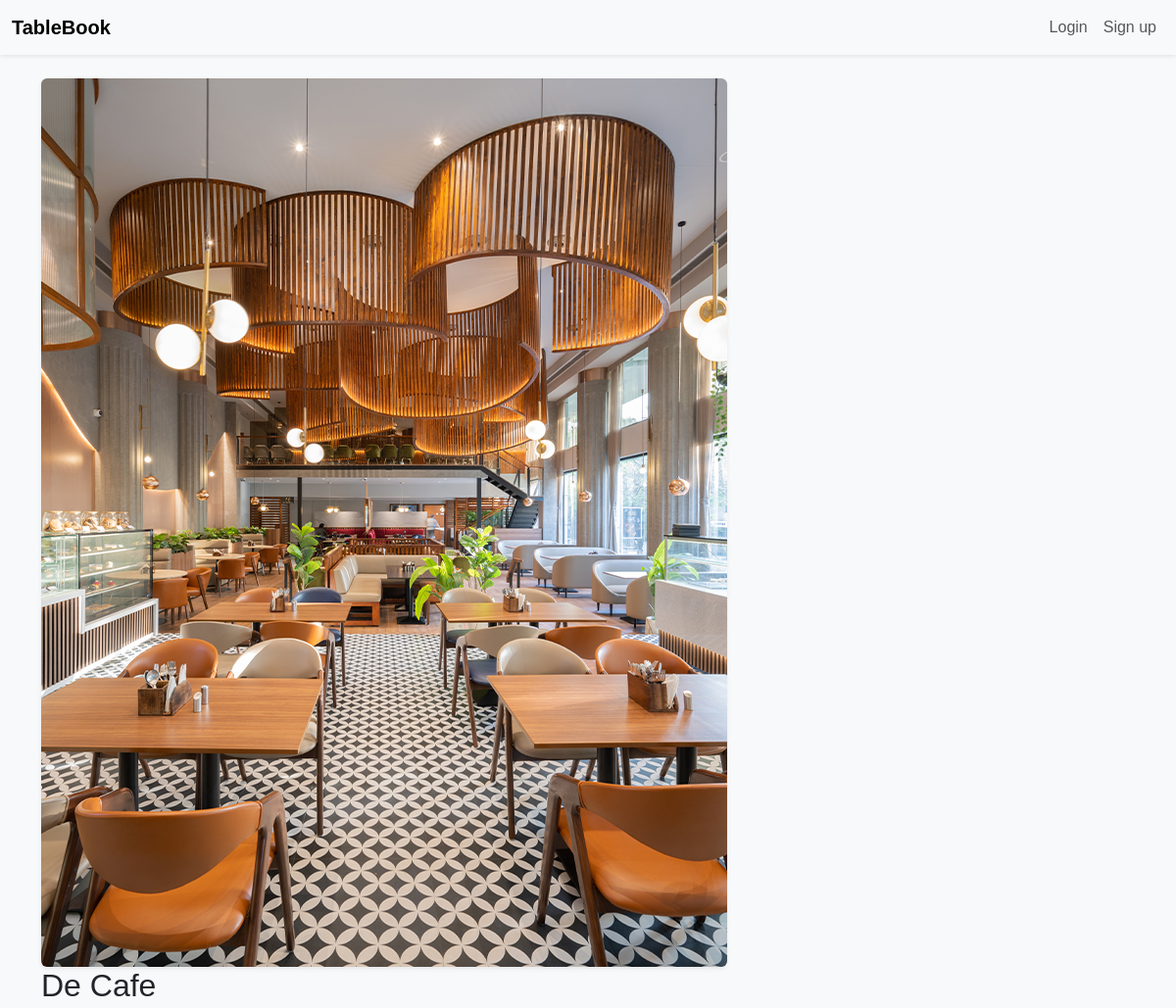
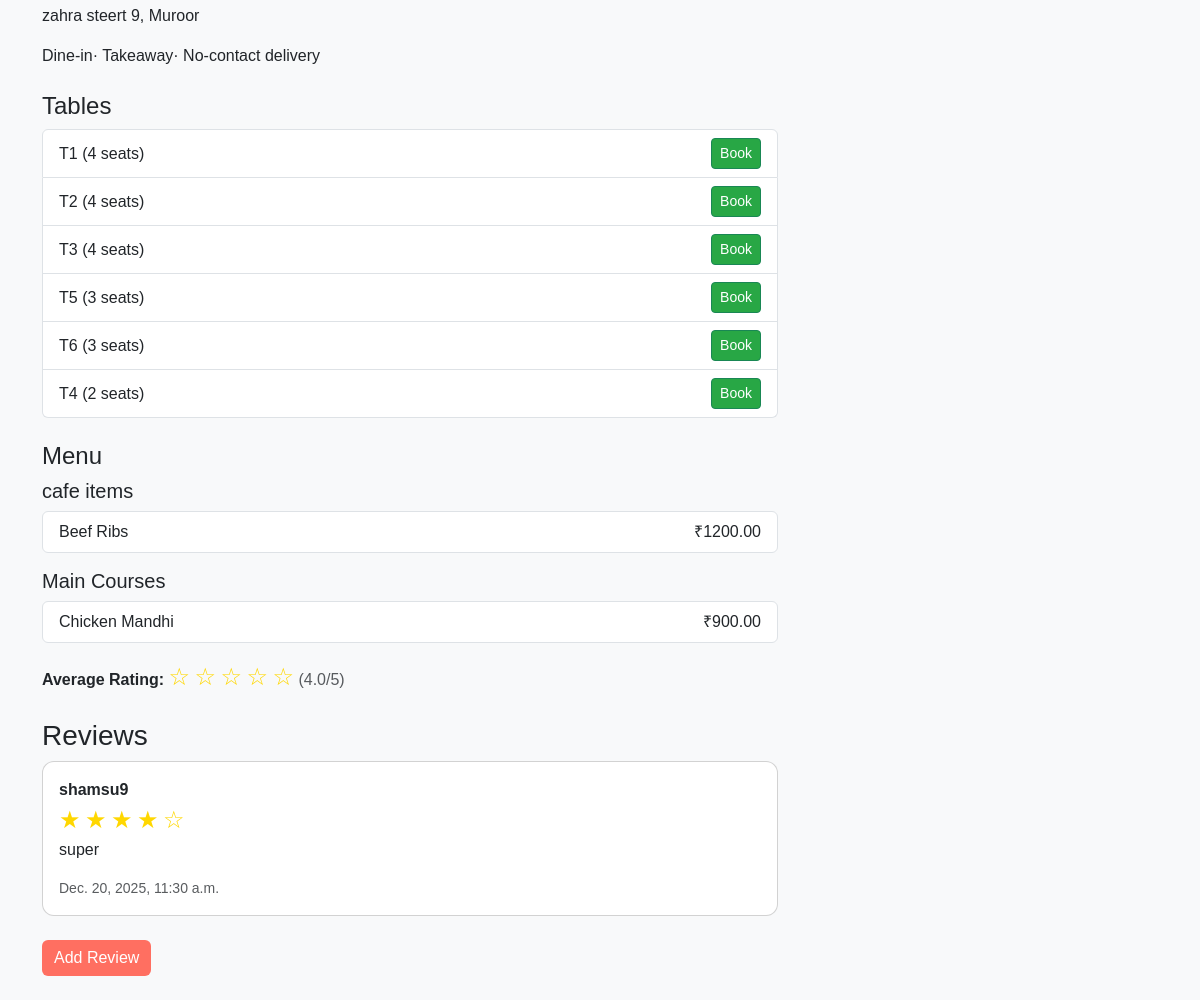
Page /restaurants/1/ on the committed database (2 pictures, top to bottom).
### restaurants/models.py (models this page shows, shortened)
class Restaurant(models.Model):
    name = models.CharField(max_length=120)
    address = models.CharField(max_length=255)
    city = models.CharField(max_length=80)
    description = models.TextField(blank=True)
    image = models.ImageField(upload_to='restaurants/', blank=True, null=True)
    opening_time = models.TimeField()
    closing_time = models.TimeField()
    def average_rating(self):
        reviews = self.reviews.all()
        if reviews.exists():
            return sum(r.rating for r in reviews) / reviews.count()
        return 0

class Table(models.Model):
    restaurant = models.ForeignKey(Restaurant, on_delete=models.CASCADE, related_name='tables')
    name = models.CharField(max_length=50)  # e.g., T1, Window-2
    capacity = models.PositiveIntegerField()

class MenuCategory(models.Model):
    restaurant = models.ForeignKey(Restaurant, on_delete=models.CASCADE, related_name='categories')
    name = models.CharField(max_length=50)

class MenuItem(models.Model):
    category = models.ForeignKey(MenuCategory, on_delete=models.CASCADE, related_name='items')
    name = models.CharField(max_length=120)
    price = models.DecimalField(max_digits=8, decimal_places=2)
    description = models.TextField(blank=True)

class Review(models.Model):
    restaurant = models.ForeignKey(Restaurant, on_delete=models.CASCADE, related_name='reviews')
    user = models.ForeignKey(settings.AUTH_USER_MODEL, on_delete=models.CASCADE)
    rating = models.PositiveIntegerField(default=1)  # 1–5
    comment = models.TextField(blank=True)
    created_at = models.DateTimeField(auto_now_add=True)
    class Meta:
        ordering = ['-created_at']

### restaurants/views.py (the view)
# urls.py: path('<int:pk>/', views.restaurant_detail, name='restaurant_detail'),
def restaurant_detail(request, pk):
    restaurant = get_object_or_404(
        Restaurant.objects.prefetch_related('tables', 'categories__items', 'reviews'),
        pk=pk
    )
    return render(request, 'restaurants/restaurant_detail.html', {'restaurant': restaurant})

### restaurants/templates/restaurants/restaurant_detail.html (shortened to what this page needs)
{% extends 'base.html' %}
{% load static %}
{% block content %}
<div class="row">
  <div class="col-12 col-lg-8">
    {% if restaurant.image %}
        <img src="{{ restaurant.image.url }}" class="img-fluid rounded shadow-sm" alt="{{ restaurant.name }}">
      {% else %}
        <img src="{% static 'images/sample.jpg' %}" class="img-fluid rounded shadow-sm" alt="{{ restaurant.name }}">
    {% endif %}
    <h2>{{ restaurant.name }}</h2>
    <p>{{ restaurant.address }}, {{ restaurant.city }}</p>
    <p>{{ restaurant.description }}</p>
   <h4 class="mt-4">Tables</h4>
<ul class="list-group mb-3">
  {% for t in restaurant.tables.all %}
    <li class="list-group-item d-flex justify-content-between align-items-center">
      {{ t.name }} ({{ t.capacity }} seats)
      <a href="{% url 'booking_create' restaurant.pk t.pk %}" class="btn btn-sm btn-success">
        Book
      </a>
    </li>
  {% endfor %}
</ul>
    <h4 class="mt-4">Menu</h4>
    {% for c in restaurant.categories.all %}
      <h5>{{ c.name }}</h5>
      <ul class="list-group mb-3">
        {% for item in c.items.all %}
          <li class="list-group-item d-flex justify-content-between">
            <span>{{ item.name }}</span>
            <span>₹{{ item.price }}</span>
          </li>
        {% endfor %}
      </ul>
    {% endfor %}
<div class="mb-3">
  <strong>Average Rating:</strong>
  <span class="stars">
    {% with avg=restaurant.average_rating %}
      {% for i in "12345" %}
        {% if forloop.counter <= avg|floatformat:0 %}
          <span class="star">&#9733;</span>
        {% else %}
          <span class="star">&#9734;</span>
        {% endif %}
      {% endfor %}
      <span class="text-muted">({{ avg|floatformat:1 }}/5)</span>
    {% endwith %}
  </span>
</div>
<h3 class="mt-4">Reviews</h3>
{% for review in restaurant.reviews.all %}
  <div class="card mb-2 p-3">
    <strong>{{ review.user.username }}</strong>
    <div class="rating">
      {% for i in "12345" %}
        {% if forloop.counter <= review.rating %}
          <span class="star">&#9733;</span>
        {% else %}
          <span class="star">&#9734;</span>
        {% endif %}
      {% endfor %}
    </div>
    <p>{{ review.comment }}</p>
    <small class="text-muted">{{ review.created_at }}</small>
  </div>
{% empty %}
  <p>No reviews yet. Be the first!</p>
{% endfor %}
<a href="{% url 'restaurants:add_review' restaurant.id %}" class="btn btn-primary mt-3">Add Review</a>
{% endblock %}

### static/css/style.css (style rules this page uses)
body { font-family: 'Poppins', sans-serif; background-color: #f8f9fa; }
.card { border-radius: 12px; }
.btn-primary { background-color: #FF6F61; border: none; }
.btn-success { background-color: #28a745; }

### restaurants/templates/restaurants/restaurant_detail.html (style rules this page uses)
.stars .star, .rating .star { font-size: 1.5rem; color: gold; }

### rows in the picture
Restaurant: image (picture), name "De Cafe", address "zahra steert 9", city "Muroor", description "Dine-in· Takeaway· No-contact delivery"
Table: name "T1", capacity "4"
Table: name "T2", capacity "4"
Table: name "T3", capacity "4"
Table: name "T5", capacity "3"
Table: name "T6", capacity "3"
Table: name "T4", capacity "2"
MenuCategory: name "cafe items"
MenuItem: name "Beef Ribs", price "1200.00"
MenuCategory: name "Main Courses"
MenuItem: name "Chicken Mandhi", price "900.00"
Review: user.username "shamsu9", rating 4 (drawn), comment "super", created_at "Dec. 20, 2025, 11:30 a.m."

### other values in the picture
{{ avg|floatformat:1 }} "4.0"
